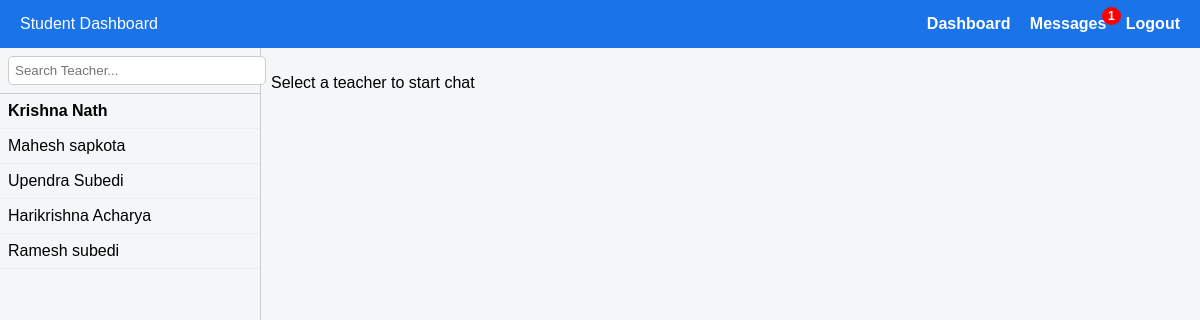
The page /student_chat.php (signed in) on the database its author committed.
### tables this page shows
CREATE TABLE `teachers` (
  `id` int NOT NULL AUTO_INCREMENT,
  `full_name` varchar(100) NOT NULL,
  `email` varchar(100) NOT NULL,
  `password` varchar(255) NOT NULL,
  `employee_id` varchar(50) NOT NULL,
  `department` varchar(100) DEFAULT NULL,
  `contact` varchar(20) DEFAULT NULL,
  `profile_pic` varchar(255) DEFAULT NULL,
  `is_hod` tinyint(1) DEFAULT '0',
  `is_verified` tinyint(1) DEFAULT '0',
  `otp` varchar(6) DEFAULT NULL,
  `otp_expiry` datetime DEFAULT NULL,
  `created_at` timestamp NULL DEFAULT CURRENT_TIMESTAMP,
  `is_logged_in` tinyint(1) DEFAULT '0',
  PRIMARY KEY (`id`),
  UNIQUE KEY `email` (`email`),
  UNIQUE KEY `employee_id` (`employee_id`)
);

### student_chat.php (the view, shortened to what this page needs)
<?php
require 'db_config.php';
$student_id = $_SESSION['student_id'];
$teachers = [];
$sql = "
SELECT t.id, t.full_name,
       MAX(m.created_at) AS last_msg_time,
       SUM(CASE WHEN m.receiver_id=? AND m.is_read=0 AND m.sender_type='teacher' THEN 1 ELSE 0 END) AS unread_count
FROM teachers t
LEFT JOIN messages m ON (
    (m.sender_id=t.id AND m.sender_type='teacher' AND m.receiver_id=?)
 OR (m.sender_id=? AND m.sender_type='student' AND m.receiver_id=t.id)
)
GROUP BY t.id
ORDER BY last_msg_time DESC
";
$stmt = $conn->prepare($sql);
$stmt->bind_param("iii",$student_id,$student_id,$student_id);
$stmt->execute();
$res = $stmt->get_result();
while($row = $res->fetch_assoc()) $teachers[] = $row;
$selected_teacher_id = intval($_GET['teacher_id'] ?? 0);
$teacher_name = "Teacher";
$stmt2 = $conn->prepare("SELECT COUNT(*) AS unread_count FROM messages WHERE receiver_id=? AND sender_type='teacher' AND is_read=0");
$stmt2->bind_param("i",$student_id);
$stmt2->execute();
$unread_count = $stmt2->get_result()->fetch_assoc()['unread_count'];
?>
<!DOCTYPE html>
<html>
<head>
</head>
<body>
<div class="navbar">
    <div>Student Dashboard</div>
    <div>
        <a href="student_dashboard.php">Dashboard</a>
        <a href="#">Messages <?php if($unread_count>0): ?><span><?=($unread_count>9?'9+':$unread_count)?></span><?php endif; ?></a>
        <a href="logout.php">Logout</a>
    </div>
</div>
<div class="container">
<div class="left-panel">
<div class="search-bar"><input type="text" placeholder="Search Teacher..."></div>
<div class="teacher-list">
<?php foreach($teachers as $t): ?>
<div class="<?=($selected_teacher_id==$t['id']?'active':'')?> <?=($t['unread_count']>0?'unread':'')?>" data-id="<?=$t['id']?>"><?=htmlspecialchars($t['full_name'])?></div>
<?php endforeach; ?>
</div>
</div>
<div class="right-panel">
<?php if($selected_teacher_id): ?>
<strong>Chat with <?=htmlspecialchars($teacher_name)?></strong>
<div class="chat-box" id="chat-box"></div>
<div class="file-preview" id="file-preview" style="display:none;"></div>
<form id="chat-form" method="post" enctype="multipart/form-data">
<input type="hidden" name="receiver_id" value="<?=$selected_teacher_id?>">
<div class="input-wrapper">
<textarea name="message" placeholder="Type message..."></textarea>
<div class="file-input-wrapper">
<input type="file" id="file-input" name="attachment" accept="image/*,.pdf,.doc,.docx,.xls,.xlsx,.txt,.zip,.rar">
<button type="button" class="file-btn" onclick="document.getElementById('file-input').click();">📎</button>
</div>
<button type="submit">Send</button>
</div>
</form>
<?php else: ?>
<p>Select a teacher to start chat</p>
<?php endif; ?>
</div>
</div>
</body>
</html>

### student_chat.php (style rules this page uses)
body { font-family:Arial;margin:0;background:#f4f6f8; }
.navbar { display:flex;justify-content:space-between;background:#1a73e8;color:#fff;padding:15px 20px; }
.navbar a { color:#fff;text-decoration:none;margin-left:15px;font-weight:bold;position:relative; }
.navbar span { background:red;font-size:12px;padding:2px 6px;border-radius:50%;position:absolute;top:-8px;right:-10px; }
.container { display:flex;height:90vh; }
.left-panel { width:260px;border-right:1px solid #ccc;display:flex;flex-direction:column; }
.right-panel { flex:1;display:flex;flex-direction:column;padding:10px; }
.search-bar { padding:8px;border-bottom:1px solid #ccc; }
.search-bar input { width:100%;padding:6px;border-radius:5px;border:1px solid #ccc; }
.teacher-list { flex:1;overflow-y:auto; }
.teacher-list div { padding:8px;border-bottom:1px solid #eee;cursor:pointer; }
.teacher-list .unread { font-weight:bold; }

### rows shown on the page
teachers: full_name "Krishna Nath"
teachers: full_name "Mahesh sapkota"
teachers: full_name "Upendra Subedi"
teachers: full_name "Harikrishna Acharya"
teachers: full_name "Ramesh subedi"

### other values the page prints
$unread_count "1"
